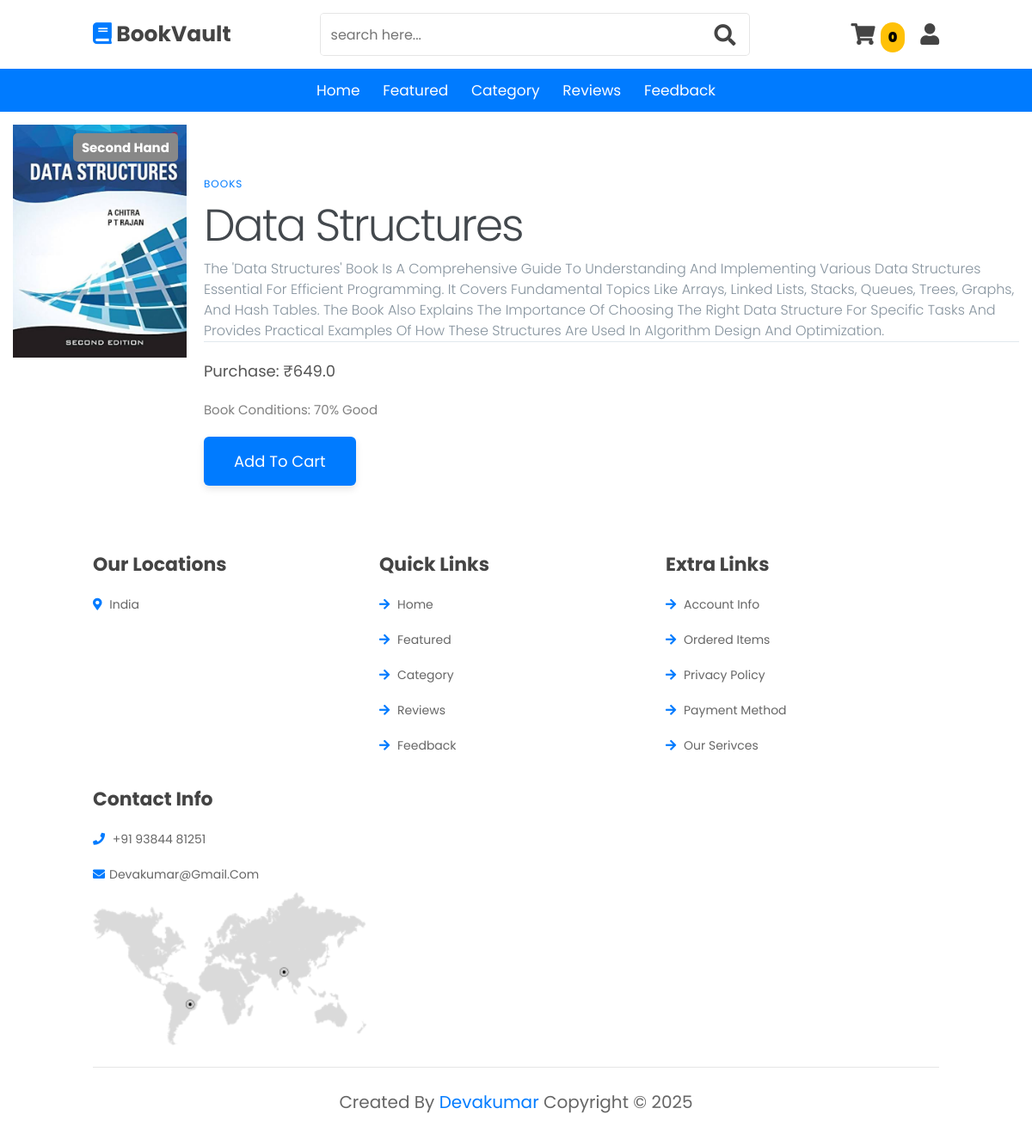
Page /book/3 on the committed database.
### tables this page shows
CREATE TABLE books (
                id INTEGER PRIMARY KEY AUTOINCREMENT,
                title TEXT NOT NULL,
                image TEXT,
                price REAL,
                original_price REAL,
                description TEXT,
                bookStatus TEXT DEFAULT FALSE,
                rentalPrice REAL
            );

### app.py (the view)
@app.route('/book/<int:book_id>')
def book(book_id):
    books_data = get_books_from_db()
    books = {book['id']: book for book in books_data}
    book = books.get(book_id)
    if book:
        return render_template('book.html', book=book, rentalPrice=book.get('rentalPrice', 0), bookCondition=100 if book.get('bookStatus') == 'new' else random.randint(60, 90))
    else:
        return "Book not found"

### app.py (called while the page is built)
def get_db():
    db = getattr(Flask(__name__), '_database', None)
    if db is None:
        db = sqlite3.connect(DATABASE)
        db.row_factory = sqlite3.Row
        Flask(__name__)._database = db
    return db

def get_books_from_db():
    try:
        mydb = get_db()
        cursor = mydb.cursor()
        cursor.execute("SELECT id, title, image, price, original_price, description, bookStatus, rentalPrice FROM books")
        result = cursor.fetchall()
        books_data = []
        for row in result:
            books_data.append({
                'id': row[0],
                'title': row[1],
                'image': row[2],
                'price': row[3],
                'original_price': row[4],
                'description': row[5],
                'bookStatus': row[6],
                'rentalPrice': row[7]
            })
        cursor.close()
        mydb.close()
        return books_data
    except Exception as e:
        print(f"Error connecting to SQLite: {e}")
        return []

### templates/book.html (shortened to what this page needs)
<!DOCTYPE html>
<html lang="en">
  <head>
    <link
      rel="stylesheet"
      href="https://unpkg.com/swiper@7/swiper-bundle.min.css"
    />
    <link
      rel="stylesheet"
      href="https://cdnjs.cloudflare.com/ajax/libs/font-awesome/5.15.4/css/all.min.css"
    />
    <link
      rel="stylesheet"
      href="{{ url_for('static', filename='css/style.css') }}"
    />
    <link
      rel="stylesheet"
      href="{{ url_for('static', filename='css/book.css') }}"
    />
  </head>
  <body>
    {% include 'header.html' %}
    <main class="container">
      <div class="book-container">
        <img
          data-image="red"
          class="active"
          src="{{ url_for('static', filename='image/books/' + book.image) }}"
          alt="{{ book.title }}"
        />
        {% if book.bookStatus == 'rental' %}
        <span class="badge new-book">Rental Book</span>
        {% elif book.bookStatus == 'new' %}
        <span class="badge new-book">New Book</span>
        {% elif book.bookStatus == 'second' %}
        <span class="badge old-book">Second Hand</span>
        {% else %}
        <span class="badge old-book">Unknown</span>
        {% endif %}
      </div>
      <div class="right-column">
        <div class="book-description">
          <span>Books</span>
          <h1>{{ book.title }}</h1>
          <p>{{ book.description }}</p>
        </div>
        <div class="book-price">
          <div class="purchase-options">
            <label>
              Purchase: ₹{{ book.price }}
            </label>
          </div>
          <p style="font-size: 1.5rem; color: grey;">
            Book Conditions: {{ bookCondition }}% Good
          </p>
          <button
            class="cart-btn"
            data-name="{{ book.title }}"
            data-price="{{ book.price }}"
            data-image="{{ book.image }}"
            data-book_status="{{ book.bookStatus }}"
          >
            {% if book.bookStatus == 'rental' %}
              Rent It
            {% else %}
              Add to cart
            {% endif %}
          </button>
        </div>
      </div>
    </main>
    {% include 'footer.html' %}
    {% include 'modal.html' %}
  </body>
</html>

### static/css/style.css (style rules this page uses)
:root { --blue:#007bff; --dark-color:#0056b3; --black:#444; --light-color:#666; --border:.1rem solid rgba(0,0,0,.1); --border-hover:.1rem solid var(--black); --box-shadow:0 .5rem 1rem rgba(0,0,0,.1); }
.badge { position: absolute; top: 10px; right: 10px; color: white; font-size: 15px; padding: 5px 10px; border-radius: 5px; font-weight: bolder; }
.old-book { background-color: #888; }
.badge { position: absolute; top: 10px; right: 10px; color: white; font-size: 1.5rem; padding: 0.5rem 1rem; border-radius: 0.5rem; font-weight: bolder; }
* { font-family: 'Poppins', sans-serif; margin:0; padding:0; box-sizing: border-box; outline: none; border:none; text-decoration: none; text-transform: capitalize; transition:all .2s linear; transition:width none; }
html { font-size: 62.5%; overflow-x: hidden; scroll-padding-top: 5rem; scroll-behavior: smooth; }

### static/css/book.css (style rules this page uses)
html, body { height: 100%; width: 100%; margin: 0; font-family: 'Roboto', sans-serif; }
.book-container { position: relative; width: 65%; }
.book-container img { width: 100%; }
.container { margin: 0 auto; padding: 15px; display: flex; gap: 20px; position: relative; }
.right-column { margin-top: 60px; }
.book-description { position: relative; border-bottom: 1px solid #E1E8EE; margin-bottom: 20px; }
.book-description span { font-size: 12px; color: #007bff; letter-spacing: 1px; text-transform: uppercase; text-decoration: none; }
.book-description h1 { font-weight: 300; font-size: 52px; color: #43484D; letter-spacing: -2px; }
.book-description p { font-size: 16px; font-weight: 300; color: #86939E; line-height: 24px; }
.book-price { display: flex; flex-direction: column; gap: 20px; align-items: flex-start; }
.purchase-options { display: flex; gap: 20px; }
.purchase-options label { display: flex; align-items: center; gap: 10px; font-size: 18px; color: #555; cursor: pointer; }
.cart-btn { display: inline-block; background-color: #007bff; border-radius: 6px; font-size: 18px; color: #FFFFFF; text-decoration: none; padding: 15px 35px; transition: all .3s ease; width: fit-content; cursor: pointer; box-shadow: 0 4px 8px rgba(0, 0, 0, 0.1); border: none; outline: none; }

### templates/book.html (style rules this page uses)
.purchase-options { display: flex; flex-direction: column; gap: 2px; }

### rows in the picture
books: image (picture), title "Data Structures", description "The 'Data Structures' Book Is A Comprehensive Guide To Understanding And Implementing Various Data Structures Essential For Efficient Programming. It Covers Fundamental Topics Like Arrays, Linked Lists, Stacks, Queues, Trees, Graphs, And Hash Tables. The Book Also Explains The Importance Of Choosing The Right Data Structure For Specific Tasks And Provides Practical Examples Of How These Structures Are Used In Algorithm Design And Optimization.", price "649.0"

### other values in the picture
{{ bookCondition }} "70"
